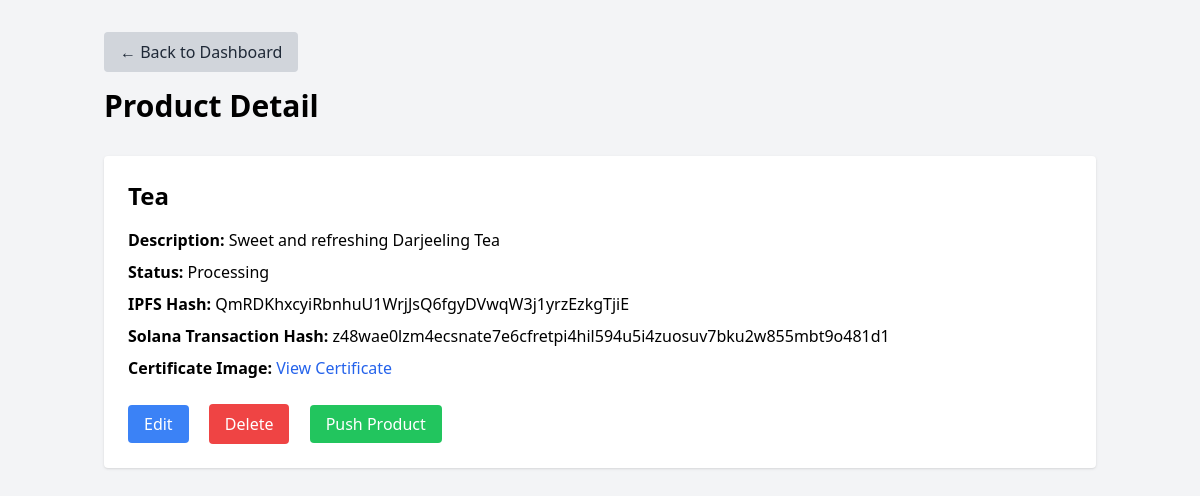
The app's page /product/15/ with its own data.
### dashboard/models.py (models this page shows, shortened)
class Product(models.Model):
    name = models.CharField(max_length=255)
    description = models.TextField()
    ipfs_hash = models.CharField(max_length=255, blank=True, null=True)
    solana_tx_hash = models.CharField(max_length=255, blank=True, null=True)
    status = models.CharField(max_length=20, choices=[
        ('Farm', 'Farm'),
        ('Processing', 'Processing'),
        ('Distribution', 'Distribution'),
        ('Retail', 'Retail')
    ])
    certificate_image = models.ImageField(upload_to='certificates/', blank=True, null=True)

### dashboard/views.py (the view)
# urls.py: path('product/<int:product_id>/', views.product_detail, name='product_detail'),
def product_detail(request, product_id):
    product = get_object_or_404(Product, pk=product_id)
    return render(request, 'dashboard/product_detail.html', {'product': product})

### dashboard/templates/dashboard/product_detail.html (shortened to what this page needs)
<!DOCTYPE html>
<html lang="en">
<head>
    <script src="https://cdn.tailwindcss.com"></script>
</head>
<body class="bg-gray-100">
    <div class="container mx-auto px-4 py-8">
        <a href="{% url 'dashboard' %}" class="inline-block mb-4 px-4 py-2 bg-gray-300 text-gray-800 rounded hover:bg-gray-400 transition duration-300">
            &larr; Back to Dashboard
        </a>
        <h1 class="text-3xl font-bold mb-8">Product Detail</h1>
        <div class="bg-white p-6 rounded shadow">
            <h2 class="text-2xl font-semibold mb-4">{{ product.name }}</h2>
            <p class="mb-2"><strong>Description:</strong> {{ product.description }}</p>
            <p class="mb-2"><strong>Status:</strong> {{ product.status }}</p>
            <p class="mb-2"><strong>IPFS Hash:</strong> {{ product.ipfs_hash }}</p>
            <p class="mb-2"><strong>Solana Transaction Hash:</strong> {{ product.solana_tx_hash }}</p>
            {% if product.certificate_image %}
                <p class="mb-2"><strong>Certificate Image:</strong> <a href="{{ product.certificate_image.url }}" class="text-blue-600 hover:underline">View Certificate</a></p>
            {% else %}
                <p class="mb-2"><strong>Certificate Image:</strong> No certificate image available</p>
            {% endif %}
            <div class="mt-6">
                <a href="{% url 'edit_product' product.id %}" class="px-4 py-2 bg-blue-500 text-white rounded hover:bg-blue-600">Edit</a>
                <form method="POST" action="{% url 'delete_product' product.id %}" class="inline-block ml-4">
                    <button type="submit" class="px-4 py-2 bg-red-500 text-white rounded hover:bg-red-600">Delete</button>
                </form>
                <a href="{% url 'push_product' product.id %}" class="ml-4 px-4 py-2 bg-green-500 text-white rounded hover:bg-green-600">Push Product</a>
            </div>
        </div>
    </div>
</body>
</html>

### records on screen
Product: name "Tea", description "Sweet and refreshing Darjeeling Tea", status "Processing", ipfs_hash "QmRDKhxcyiRbnhuU1WrjJsQ6fgyDVwqW3j1yrzEzkgTjiE", solana_tx_hash "z48wae0lzm4ecsnate7e6cfretpi4hil594u5i4zuosuv7bku2w855mbt9o481d1"
